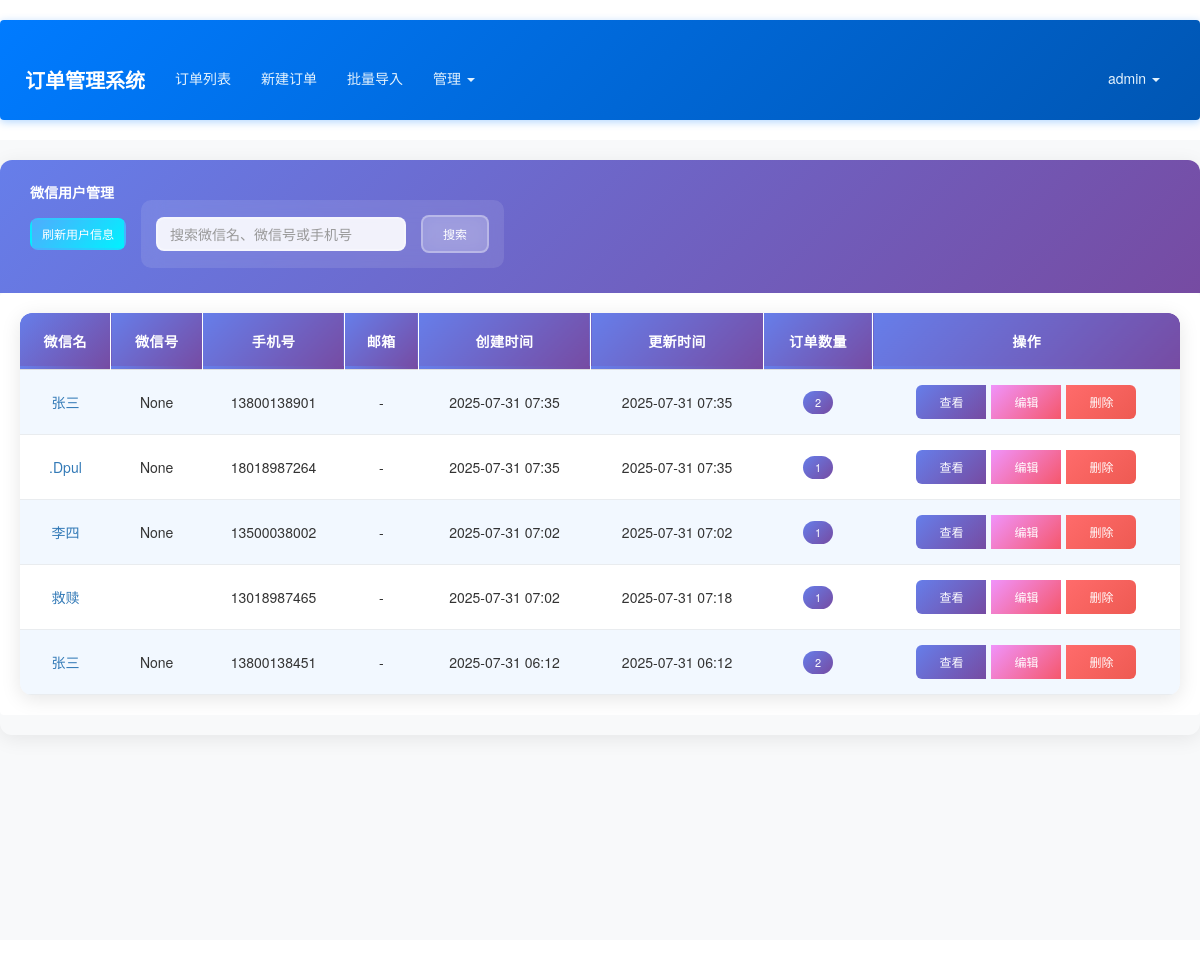
Before: /admin/wechat-users (signed in) with the older database file.
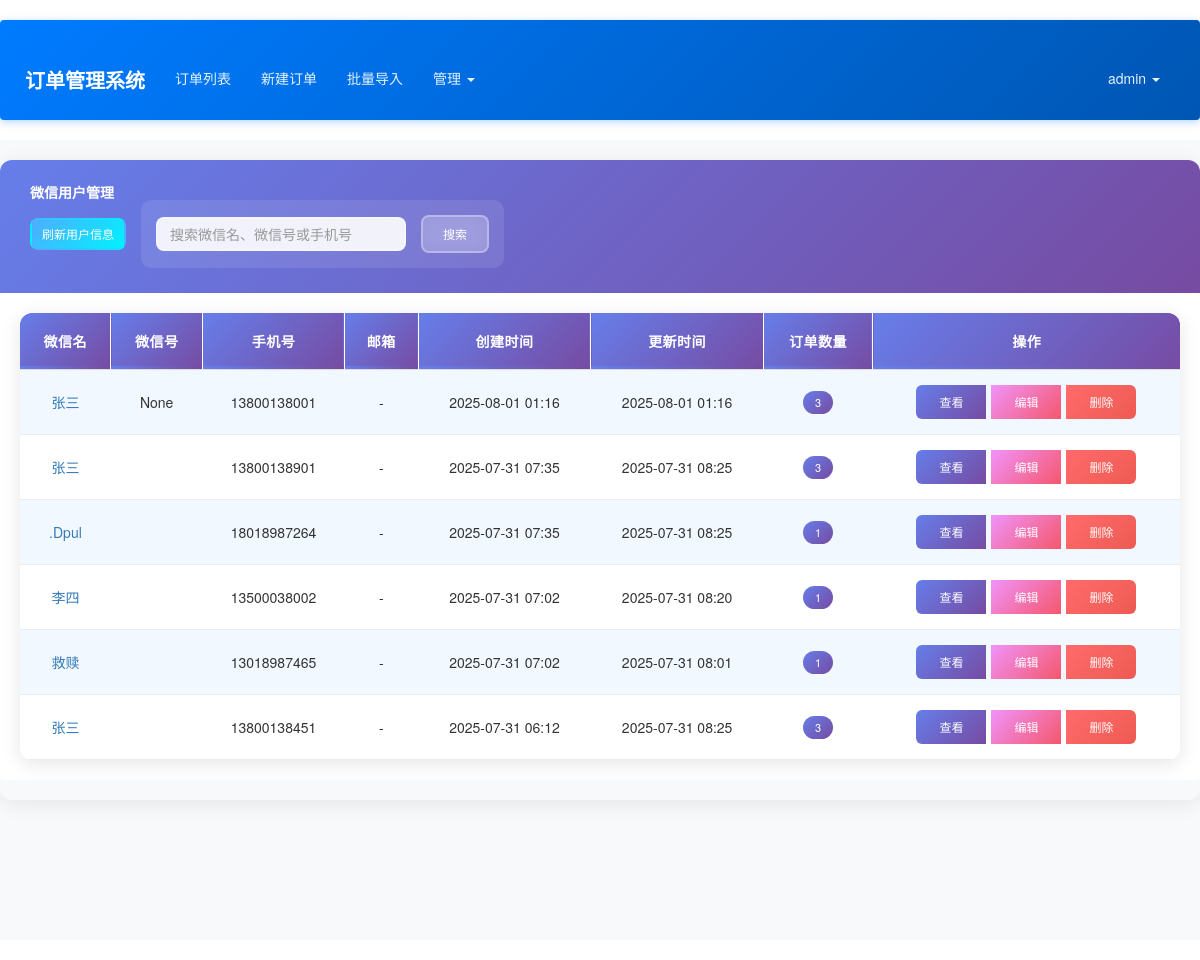
After: the same page with the newer database file.
### app/models.py (models this page shows, shortened)
class User(UserMixin, db.Model):
    __tablename__ = 'users'
    id = db.Column(db.Integer, primary_key=True)
    email = db.Column(db.String(64), unique=True, index=True)
    username = db.Column(db.String(64), unique=True, index=True)
    role_id = db.Column(db.Integer, db.ForeignKey('roles.id'))
    password_hash = db.Column(db.String(128))
    orders = db.relationship('Order', backref='creator', lazy='dynamic')
    @property
    def password(self):
        raise AttributeError('password is not a readable attribute')
    def can(self, perm):
        return self.role is not None and self.role.has_permission(perm)

class WechatUser(db.Model):
    __tablename__ = 'wechat_users'
    id = db.Column(db.Integer, primary_key=True)
    wechat_name = db.Column(db.String(64), nullable=False)
    wechat_id = db.Column(db.String(64), nullable=True, index=True)
    phone = db.Column(db.String(20), unique=True, nullable=True)
    email = db.Column(db.String(64))
    address = db.Column(db.String(256))
    avatar = db.Column(db.String(200))
    payment_qr_code = db.Column(db.String(200))
    notes = db.Column(db.Text())
    create_time = db.Column(db.DateTime, default=datetime.utcnow)
    update_time = db.Column(db.DateTime, default=datetime.utcnow, onupdate=datetime.utcnow)
    def get_order_stats(self, start_date=None, end_date=None):
        from sqlalchemy import func
        query = Order.query.filter(Order.wechat_name == self.wechat_name)
        if start_date:
            query = query.filter(Order.create_time >= start_date)
        if end_date:
            query = query.filter(Order.create_time <= end_date)
        stats = query.with_entities(
            func.count(Order.id).label('total_orders'),
            func.sum(Order.amount).label('total_amount'),
            func.avg(Order.amount).label('avg_amount'),
            func.sum(Order.quantity).label('total_quantity')
        ).first()
        return {
            'total_orders': stats.total_orders or 0,
            'total_amount': float(stats.total_amount or 0),
            'avg_amount': float(stats.avg_amount or 0),
            'total_quantity': stats.total_quantity or 0
        }

### app/admin/views.py (the view, shortened to what this page needs)
@admin.route('/wechat-users')
@admin_required
def wechat_user_list():
    page = request.args.get('page', 1, type=int)
    search = request.args.get('search', '')
    query = WechatUser.query
    wechat_users = query.order_by(WechatUser.create_time.desc()).paginate(
        page=page, per_page=20, error_out=False
    )
    uncollected_count = Order.query.filter(
        Order.phone.isnot(None),
        Order.phone != '',
        ~Order.phone.in_(
            db.session.query(WechatUser.phone).filter(WechatUser.phone.isnot(None))
        )
    ).count()
    return render_template('admin/wechat_user_list.html',
                         wechat_users=wechat_users,
                         search=search,
                         uncollected_count=uncollected_count)

### app/admin/views.py (called while the page is built)
@admin.before_request
@login_required
def before_request():
    if not current_user.can(Permission.MANAGE_FIELDS) and not current_user.can(Permission.ADMIN):
        abort(403)

### app/context_processors.py (called while the page is built)
def inject_permissions():
    return dict(Permission=Permission)

### app/models.py (called while the page is built)
@login_manager.user_loader
def load_user(user_id):
    return User.query.get(int(user_id))

    def has_permission(self, perm):
        return self.permissions & perm == perm

### app/templates/admin/wechat_user_list.html (shortened to what this page needs)
{% extends "base.html" %}
{% block content %}
<div class="container-fluid wechat-user-management">
    <div class="row">
        <div class="col-md-12">
            <div class="card">
                <div class="card-header d-flex justify-content-between align-items-center">
                    <h5 class="mb-0"> 微信用户管理</h5>
                    <div class="d-flex btn-group-header">
                         <form method="POST" action="{{ url_for('admin.refresh_wechat_users') }}" class="d-inline me-2" id="refreshForm">
                             <button type="submit" class="btn btn-info btn-sm" id="refreshBtn"
                                     onclick="return handleRefreshSubmit(event)">
                                  刷新用户信息
                             </button>
                         </form>
                        <form method="GET" class="d-flex me-3 search-form">
                            <input type="text" name="search" class="form-control form-control-sm"
                                   placeholder="搜索微信名、微信号或手机号" value="{{ search }}" style="width: 250px;">
                            <button type="submit" class="btn btn-primary btn-sm ms-2 text-white">
                                 搜索
                            </button>
                        </form>
                    </div>
                </div>
                <div class="card-body">
                    {% if wechat_users.items %}
                    <div class="table-responsive">
                        <table class="table table-striped table-hover">
                            <thead style="background: linear-gradient(135deg, #667eea 0%, #764ba2 100%); color: white; font-weight: 600;">
                                <tr>
                                    <th>微信名</th>
                                    <th>微信号</th>
                                    <th>手机号</th>
                                    <th>邮箱</th>
                                    <th>创建时间</th>
                                    <th>更新时间</th>
                                    <th>订单数量</th>
                                    <th>操作</th>
                                </tr>
                            </thead>
                            <tbody>
                                {% for wechat_user in wechat_users.items %}
                                <tr>
                                    <td>
                                        <a href="{{ url_for('admin.wechat_user_detail', id=wechat_user.id) }}"
                                           class="text-decoration-none">
                                            {{ wechat_user.wechat_name or '-' }}
                                        </a>
                                    </td>
                                    <td>{{ wechat_user.wechat_id }}</td>
                                    <td>{{ wechat_user.phone or '-' }}</td>
                                    <td>{{ wechat_user.email or '-' }}</td>
                                    <td>{{ wechat_user.create_time.strftime('%Y-%m-%d %H:%M') }}</td>
                                    <td>{{ wechat_user.update_time.strftime('%Y-%m-%d %H:%M') }}</td>
                                    <td>
                                        {% set order_count = wechat_user.get_order_stats().total_orders %}
                                        <span class="badge bg-info">{{ order_count }}</span>
                                    </td>
                                    <td>
                                        <div class="action-buttons btn-group btn-group-sm" role="group">
                                            <a href="{{ url_for('admin.wechat_user_detail', id=wechat_user.id) }}"
                                               class="btn btn-primary text-white" title="查看详情">
                                                 查看
                                            </a>
                                            <a href="{{ url_for('admin.edit_wechat_user', id=wechat_user.id) }}"
                                               class="btn btn-warning text-white" title="编辑">
                                                 编辑
                                            </a>
                                            <button type="button" class="btn btn-danger text-white"
                                                    onclick="deleteWechatUser({{ wechat_user.id }}, '{{ wechat_user.wechat_name or '未知用户' }}')"
                                                    title="删除">
                                                 删除
                                            </button>
                                        </div>
                                    </td>
                                </tr>
                                {% endfor %}
                            </tbody>
                        </table>
                    </div>
                    {% else %}
                    <div class="text-center py-5">
                        <i class="fas fa-users fa-3x text-muted mb-3"></i>
                        <h5 class="text-muted">暂无微信用户数据</h5>
                        <p class="text-muted">微信用户会在创建订单时自动添加</p>
                    </div>
                    {% endif %}
                </div>
            </div>
        </div>
    </div>
</div>
{% endblock %}

### app/templates/base.html (shortened to what this page needs)
{% extends "bootstrap/base.html" %}
{% block head %}
{{ super() }}
<link rel="stylesheet" type="text/css" href="{{ url_for('static', filename='styles.css') }}">
{% endblock %}
{% block navbar %}
<div class="navbar navbar-inverse" role="navigation">
    <div class="container">
        <div class="navbar-header">
            <a class="navbar-brand" href="{{ url_for('main.index') }}">订单管理系统</a>
        </div>
        <div class="navbar-collapse collapse">
            <ul class="nav navbar-nav">
                {% if current_user.is_authenticated %}
                <li><a href="{{ url_for('main.order_list') }}">订单列表</a></li>
                <li><a href="{{ url_for('main.new_order') }}">新建订单</a></li>
                <li><a href="{{ url_for('main.import_orders') }}">批量导入</a></li>
                {% if current_user.can(Permission.MANAGE_FIELDS) %}
                <li class="dropdown">
                    <a href="#" class="dropdown-toggle" data-toggle="dropdown">管理 <b class="caret"></b></a>
                </li>
                {% endif %}
                {% endif %}
            </ul>
            <ul class="nav navbar-nav navbar-right">
                {% if current_user.is_authenticated %}
                <li class="dropdown">
                    <a href="#" class="dropdown-toggle" data-toggle="dropdown">{{ current_user.username }} <b class="caret"></b></a>
                </li>
                {% else %}
                <li><a href="{{ url_for('auth.login') }}">登录</a></li>
                <li><a href="{{ url_for('auth.register') }}">注册</a></li>
                {% endif %}
            </ul>
        </div>
    </div>
</div>
{% endblock %}

Changed rows visible on the page:
added WechatUser: wechat_name "张三", wechat_id "None", phone "13800138001", email "-", create_time "2025-08-01 01:16", update_time "2025-08-01 01:16", order_count "3"
changed WechatUser (number 2 of 6 on the later page): update_time "2025-07-31 07:35" → "2025-07-31 08:25"; order_count "2" → "3"; wechat_id "None" → (not shown)
changed WechatUser ".Dpul": update_time "2025-07-31 07:35" → "2025-07-31 08:25"; wechat_id "None" → (not shown)
changed WechatUser "李四": update_time "2025-07-31 07:02" → "2025-07-31 08:20"; wechat_id "None" → (not shown)
changed WechatUser "救赎": update_time "2025-07-31 07:18" → "2025-07-31 08:01"
changed WechatUser (number 6 of 6 on the later page): update_time "2025-07-31 06:12" → "2025-07-31 08:25"; order_count "2" → "3"; wechat_id "None" → (not shown)
